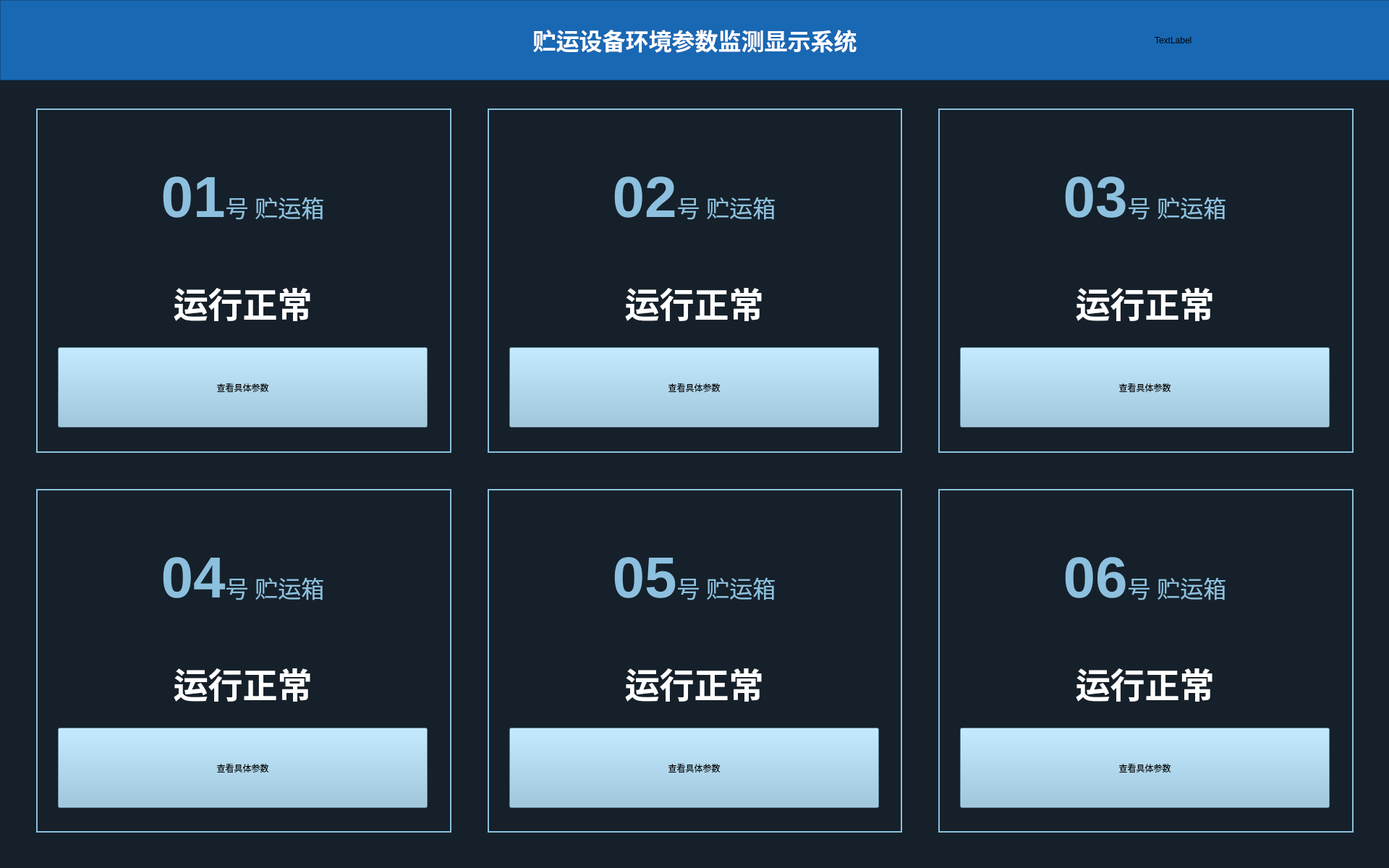
<?xml version="1.0" encoding="UTF-8"?>
<ui version="4.0">
 <class>MainWindow</class>
 <widget class="QMainWindow" name="MainWindow">
  <property name="geometry">
   <rect>
    <x>0</x>
    <y>0</y>
    <width>1920</width>
    <height>1200</height>
   </rect>
  </property>
  <property name="windowTitle">
   <string>MainWindow</string>
  </property>
  <property name="styleSheet">
   <string notr="true">background-color: rgb(21, 32, 42);</string>
  </property>
  <widget class="QWidget" name="centralwidget">
   <widget class="QFrame" name="frame">
    <property name="geometry">
     <rect>
      <x>0</x>
      <y>0</y>
      <width>1921</width>
      <height>111</height>
     </rect>
    </property>
    <property name="styleSheet">
     <string notr="true">background-color: rgb(25, 104, 179);</string>
    </property>
    <property name="frameShape">
     <enum>QFrame::StyledPanel</enum>
    </property>
    <property name="frameShadow">
     <enum>QFrame::Raised</enum>
    </property>
    <layout class="QHBoxLayout" name="horizontalLayout_2" stretch="1,4,1">
     <item>
      <widget class="QLabel" name="label_4">
       <property name="styleSheet">
        <string notr="true">image: url(:/jpg/images/logo.png);</string>
       </property>
       <property name="text">
        <string/>
       </property>
      </widget>
     </item>
     <item>
      <widget class="QLabel" name="label_5">
       <property name="font">
        <font>
         <family>黑体</family>
        </font>
       </property>
       <property name="styleSheet">
        <string notr="true"/>
       </property>
       <property name="text">
        <string>&lt;html&gt;&lt;head/&gt;&lt;body&gt;&lt;p&gt;&lt;span style=&quot; font-size:24pt; font-weight:600; color:#ffffff;&quot;&gt;贮运设备环境参数监测显示系统&lt;/span&gt;&lt;/p&gt;&lt;/body&gt;&lt;/html&gt;</string>
       </property>
       <property name="scaledContents">
        <bool>false</bool>
       </property>
       <property name="alignment">
        <set>Qt::AlignCenter</set>
       </property>
      </widget>
     </item>
     <item>
      <widget class="QLabel" name="label_6">
       <property name="text">
        <string>TextLabel</string>
       </property>
      </widget>
     </item>
    </layout>
   </widget>
   <widget class="QWidget" name="gridLayoutWidget">
    <property name="geometry">
     <rect>
      <x>50</x>
      <y>150</y>
      <width>1821</width>
      <height>1001</height>
     </rect>
    </property>
    <layout class="QGridLayout" name="gridLayout">
     <property name="spacing">
      <number>50</number>
     </property>
     <item row="0" column="1">
      <widget class="QFrame" name="frame_3">
       <property name="styleSheet">
        <string notr="true">color: rgb(140, 192, 222);</string>
       </property>
       <property name="frameShape">
        <enum>QFrame::Panel</enum>
       </property>
       <property name="frameShadow">
        <enum>QFrame::Plain</enum>
       </property>
       <property name="lineWidth">
        <number>2</number>
       </property>
       <widget class="QWidget" name="verticalLayoutWidget_2">
        <property name="geometry">
         <rect>
          <x>30</x>
          <y>40</y>
          <width>511</width>
          <height>401</height>
         </rect>
        </property>
        <layout class="QVBoxLayout" name="verticalLayout_2" stretch="3,2,2">
         <item>
          <widget class="QLabel" name="label_3">
           <property name="sizePolicy">
            <sizepolicy hsizetype="Preferred" vsizetype="Expanding">
             <horstretch>0</horstretch>
             <verstretch>0</verstretch>
            </sizepolicy>
           </property>
           <property name="text">
            <string>&lt;html&gt;&lt;head/&gt;&lt;body&gt;&lt;p&gt;&lt;span style=&quot; font-size:60pt; font-weight:1000;&quot;&gt;02&lt;/span&gt;&lt;span style=&quot; font-size:24pt; font-weight:100;&quot;&gt;号 贮运箱&lt;/span&gt;&lt;/p&gt;&lt;/body&gt;&lt;/html&gt;</string>
           </property>
           <property name="alignment">
            <set>Qt::AlignCenter</set>
           </property>
          </widget>
         </item>
         <item>
          <widget class="QLabel" name="label_7">
           <property name="sizePolicy">
            <sizepolicy hsizetype="Preferred" vsizetype="Expanding">
             <horstretch>0</horstretch>
             <verstretch>0</verstretch>
            </sizepolicy>
           </property>
           <property name="styleSheet">
            <string notr="true">color: rgb(255, 255, 255);</string>
           </property>
           <property name="text">
            <string>&lt;html&gt;&lt;head/&gt;&lt;body&gt;&lt;p align=&quot;center&quot;&gt;&lt;span style=&quot; font-size:36pt; font-weight:600;&quot;&gt;运行正常&lt;/span&gt;&lt;/p&gt;&lt;/body&gt;&lt;/html&gt;</string>
           </property>
          </widget>
         </item>
         <item>
          <widget class="QPushButton" name="pushButton_2">
           <property name="sizePolicy">
            <sizepolicy hsizetype="Minimum" vsizetype="Expanding">
             <horstretch>0</horstretch>
             <verstretch>0</verstretch>
            </sizepolicy>
           </property>
           <property name="styleSheet">
            <string notr="true">background-color: rgb(140, 192, 222);
font: 20pt &quot;黑体&quot;;
color: rgb(0, 0, 0);</string>
           </property>
           <property name="text">
            <string>查看具体参数</string>
           </property>
          </widget>
         </item>
        </layout>
       </widget>
      </widget>
     </item>
     <item row="0" column="0">
      <widget class="QFrame" name="frame_2">
       <property name="styleSheet">
        <string notr="true">color: rgb(140, 192, 222);</string>
       </property>
       <property name="frameShape">
        <enum>QFrame::Panel</enum>
       </property>
       <property name="frameShadow">
        <enum>QFrame::Plain</enum>
       </property>
       <property name="lineWidth">
        <number>2</number>
       </property>
       <widget class="QWidget" name="verticalLayoutWidget">
        <property name="geometry">
         <rect>
          <x>30</x>
          <y>40</y>
          <width>511</width>
          <height>401</height>
         </rect>
        </property>
        <layout class="QVBoxLayout" name="verticalLayout" stretch="3,2,2">
         <item>
          <widget class="QLabel" name="label">
           <property name="sizePolicy">
            <sizepolicy hsizetype="Preferred" vsizetype="Expanding">
             <horstretch>0</horstretch>
             <verstretch>0</verstretch>
            </sizepolicy>
           </property>
           <property name="text">
            <string>&lt;html&gt;&lt;head/&gt;&lt;body&gt;&lt;p&gt;&lt;span style=&quot; font-size:60pt; font-weight:1000;&quot;&gt;01&lt;/span&gt;&lt;span style=&quot; font-size:24pt; font-weight:100;&quot;&gt;号 贮运箱&lt;/span&gt;&lt;/p&gt;&lt;/body&gt;&lt;/html&gt;</string>
           </property>
           <property name="alignment">
            <set>Qt::AlignCenter</set>
           </property>
          </widget>
         </item>
         <item>
          <widget class="QLabel" name="label_2">
           <property name="sizePolicy">
            <sizepolicy hsizetype="Preferred" vsizetype="Expanding">
             <horstretch>0</horstretch>
             <verstretch>0</verstretch>
            </sizepolicy>
           </property>
           <property name="styleSheet">
            <string notr="true">color: rgb(255, 255, 255);</string>
           </property>
           <property name="text">
            <string>&lt;html&gt;&lt;head/&gt;&lt;body&gt;&lt;p align=&quot;center&quot;&gt;&lt;span style=&quot; font-size:36pt; font-weight:600;&quot;&gt;运行正常&lt;/span&gt;&lt;/p&gt;&lt;/body&gt;&lt;/html&gt;</string>
           </property>
          </widget>
         </item>
         <item>
          <widget class="QPushButton" name="pushButton">
           <property name="sizePolicy">
            <sizepolicy hsizetype="Minimum" vsizetype="Minimum">
             <horstretch>0</horstretch>
             <verstretch>0</verstretch>
            </sizepolicy>
           </property>
           <property name="sizeIncrement">
            <size>
             <width>0</width>
             <height>0</height>
            </size>
           </property>
           <property name="styleSheet">
            <string notr="true">background-color: rgb(140, 192, 222);
font: 20pt &quot;黑体&quot;;
color: rgb(0, 0, 0);</string>
           </property>
           <property name="text">
            <string>查看具体参数</string>
           </property>
          </widget>
         </item>
        </layout>
       </widget>
      </widget>
     </item>
     <item row="0" column="2">
      <widget class="QFrame" name="frame_4">
       <property name="styleSheet">
        <string notr="true">color: rgb(140, 192, 222);</string>
       </property>
       <property name="frameShape">
        <enum>QFrame::Panel</enum>
       </property>
       <property name="frameShadow">
        <enum>QFrame::Plain</enum>
       </property>
       <property name="lineWidth">
        <number>2</number>
       </property>
       <widget class="QWidget" name="verticalLayoutWidget_3">
        <property name="geometry">
         <rect>
          <x>30</x>
          <y>40</y>
          <width>511</width>
          <height>401</height>
         </rect>
        </property>
        <layout class="QVBoxLayout" name="verticalLayout_3" stretch="3,2,2">
         <item>
          <widget class="QLabel" name="label_8">
           <property name="sizePolicy">
            <sizepolicy hsizetype="Preferred" vsizetype="Expanding">
             <horstretch>0</horstretch>
             <verstretch>0</verstretch>
            </sizepolicy>
           </property>
           <property name="text">
            <string>&lt;html&gt;&lt;head/&gt;&lt;body&gt;&lt;p&gt;&lt;span style=&quot; font-size:60pt; font-weight:1000;&quot;&gt;03&lt;/span&gt;&lt;span style=&quot; font-size:24pt; font-weight:100;&quot;&gt;号 贮运箱&lt;/span&gt;&lt;/p&gt;&lt;/body&gt;&lt;/html&gt;</string>
           </property>
           <property name="alignment">
            <set>Qt::AlignCenter</set>
           </property>
          </widget>
         </item>
         <item>
          <widget class="QLabel" name="label_9">
           <property name="sizePolicy">
            <sizepolicy hsizetype="Preferred" vsizetype="Expanding">
             <horstretch>0</horstretch>
             <verstretch>0</verstretch>
            </sizepolicy>
           </property>
           <property name="styleSheet">
            <string notr="true">color: rgb(255, 255, 255);</string>
           </property>
           <property name="text">
            <string>&lt;html&gt;&lt;head/&gt;&lt;body&gt;&lt;p align=&quot;center&quot;&gt;&lt;span style=&quot; font-size:36pt; font-weight:600;&quot;&gt;运行正常&lt;/span&gt;&lt;/p&gt;&lt;/body&gt;&lt;/html&gt;</string>
           </property>
          </widget>
         </item>
         <item>
          <widget class="QPushButton" name="pushButton_3">
           <property name="sizePolicy">
            <sizepolicy hsizetype="Minimum" vsizetype="Expanding">
             <horstretch>0</horstretch>
             <verstretch>0</verstretch>
            </sizepolicy>
           </property>
           <property name="styleSheet">
            <string notr="true">background-color: rgb(140, 192, 222);
font: 20pt &quot;黑体&quot;;
color: rgb(0, 0, 0);</string>
           </property>
           <property name="text">
            <string>查看具体参数</string>
           </property>
          </widget>
         </item>
        </layout>
       </widget>
      </widget>
     </item>
     <item row="1" column="0">
      <widget class="QFrame" name="frame_5">
       <property name="styleSheet">
        <string notr="true">color: rgb(140, 192, 222);</string>
       </property>
       <property name="frameShape">
        <enum>QFrame::Panel</enum>
       </property>
       <property name="frameShadow">
        <enum>QFrame::Plain</enum>
       </property>
       <property name="lineWidth">
        <number>2</number>
       </property>
       <widget class="QWidget" name="verticalLayoutWidget_4">
        <property name="geometry">
         <rect>
          <x>30</x>
          <y>40</y>
          <width>511</width>
          <height>401</height>
         </rect>
        </property>
        <layout class="QVBoxLayout" name="verticalLayout_4" stretch="3,2,2">
         <item>
          <widget class="QLabel" name="label_10">
           <property name="sizePolicy">
            <sizepolicy hsizetype="Preferred" vsizetype="Expanding">
             <horstretch>0</horstretch>
             <verstretch>0</verstretch>
            </sizepolicy>
           </property>
           <property name="text">
            <string>&lt;html&gt;&lt;head/&gt;&lt;body&gt;&lt;p&gt;&lt;span style=&quot; font-size:60pt; font-weight:1000;&quot;&gt;04&lt;/span&gt;&lt;span style=&quot; font-size:24pt; font-weight:100;&quot;&gt;号 贮运箱&lt;/span&gt;&lt;/p&gt;&lt;/body&gt;&lt;/html&gt;</string>
           </property>
           <property name="alignment">
            <set>Qt::AlignCenter</set>
           </property>
          </widget>
         </item>
         <item>
          <widget class="QLabel" name="label_11">
           <property name="sizePolicy">
            <sizepolicy hsizetype="Preferred" vsizetype="Expanding">
             <horstretch>0</horstretch>
             <verstretch>0</verstretch>
            </sizepolicy>
           </property>
           <property name="styleSheet">
            <string notr="true">color: rgb(255, 255, 255);</string>
           </property>
           <property name="text">
            <string>&lt;html&gt;&lt;head/&gt;&lt;body&gt;&lt;p align=&quot;center&quot;&gt;&lt;span style=&quot; font-size:36pt; font-weight:600;&quot;&gt;运行正常&lt;/span&gt;&lt;/p&gt;&lt;/body&gt;&lt;/html&gt;</string>
           </property>
          </widget>
         </item>
         <item>
          <widget class="QPushButton" name="pushButton_4">
           <property name="sizePolicy">
            <sizepolicy hsizetype="Minimum" vsizetype="Expanding">
             <horstretch>0</horstretch>
             <verstretch>0</verstretch>
            </sizepolicy>
           </property>
           <property name="styleSheet">
            <string notr="true">background-color: rgb(140, 192, 222);
font: 20pt &quot;黑体&quot;;
color: rgb(0, 0, 0);</string>
           </property>
           <property name="text">
            <string>查看具体参数</string>
           </property>
          </widget>
         </item>
        </layout>
       </widget>
      </widget>
     </item>
     <item row="1" column="1">
      <widget class="QFrame" name="frame_6">
       <property name="styleSheet">
        <string notr="true">color: rgb(140, 192, 222);</string>
       </property>
       <property name="frameShape">
        <enum>QFrame::Panel</enum>
       </property>
       <property name="frameShadow">
        <enum>QFrame::Plain</enum>
       </property>
       <property name="lineWidth">
        <number>2</number>
       </property>
       <widget class="QWidget" name="verticalLayoutWidget_5">
        <property name="geometry">
         <rect>
          <x>30</x>
          <y>40</y>
          <width>511</width>
          <height>401</height>
         </rect>
        </property>
        <layout class="QVBoxLayout" name="verticalLayout_5" stretch="3,2,2">
         <item>
          <widget class="QLabel" name="label_12">
           <property name="sizePolicy">
            <sizepolicy hsizetype="Preferred" vsizetype="Expanding">
             <horstretch>0</horstretch>
             <verstretch>0</verstretch>
            </sizepolicy>
           </property>
           <property name="text">
            <string>&lt;html&gt;&lt;head/&gt;&lt;body&gt;&lt;p&gt;&lt;span style=&quot; font-size:60pt; font-weight:1000;&quot;&gt;05&lt;/span&gt;&lt;span style=&quot; font-size:24pt; font-weight:100;&quot;&gt;号 贮运箱&lt;/span&gt;&lt;/p&gt;&lt;/body&gt;&lt;/html&gt;</string>
           </property>
           <property name="alignment">
            <set>Qt::AlignCenter</set>
           </property>
          </widget>
         </item>
         <item>
          <widget class="QLabel" name="label_13">
           <property name="sizePolicy">
            <sizepolicy hsizetype="Preferred" vsizetype="Expanding">
             <horstretch>0</horstretch>
             <verstretch>0</verstretch>
            </sizepolicy>
           </property>
           <property name="styleSheet">
            <string notr="true">color: rgb(255, 255, 255);</string>
           </property>
           <property name="text">
            <string>&lt;html&gt;&lt;head/&gt;&lt;body&gt;&lt;p align=&quot;center&quot;&gt;&lt;span style=&quot; font-size:36pt; font-weight:600;&quot;&gt;运行正常&lt;/span&gt;&lt;/p&gt;&lt;/body&gt;&lt;/html&gt;</string>
           </property>
          </widget>
         </item>
         <item>
          <widget class="QPushButton" name="pushButton_5">
           <property name="sizePolicy">
            <sizepolicy hsizetype="Minimum" vsizetype="Expanding">
             <horstretch>0</horstretch>
             <verstretch>0</verstretch>
            </sizepolicy>
           </property>
           <property name="styleSheet">
            <string notr="true">background-color: rgb(140, 192, 222);
font: 20pt &quot;黑体&quot;;
color: rgb(0, 0, 0);</string>
           </property>
           <property name="text">
            <string>查看具体参数</string>
           </property>
          </widget>
         </item>
        </layout>
       </widget>
      </widget>
     </item>
     <item row="1" column="2">
      <widget class="QFrame" name="frame_7">
       <property name="styleSheet">
        <string notr="true">color: rgb(140, 192, 222);</string>
       </property>
       <property name="frameShape">
        <enum>QFrame::Panel</enum>
       </property>
       <property name="frameShadow">
        <enum>QFrame::Plain</enum>
       </property>
       <property name="lineWidth">
        <number>2</number>
       </property>
       <widget class="QWidget" name="verticalLayoutWidget_6">
        <property name="geometry">
         <rect>
          <x>30</x>
          <y>40</y>
          <width>511</width>
          <height>401</height>
         </rect>
        </property>
        <layout class="QVBoxLayout" name="verticalLayout_6" stretch="3,2,2">
         <item>
          <widget class="QLabel" name="label_14">
           <property name="sizePolicy">
            <sizepolicy hsizetype="Preferred" vsizetype="Expanding">
             <horstretch>0</horstretch>
             <verstretch>0</verstretch>
            </sizepolicy>
           </property>
           <property name="text">
            <string>&lt;html&gt;&lt;head/&gt;&lt;body&gt;&lt;p&gt;&lt;span style=&quot; font-size:60pt; font-weight:1000;&quot;&gt;06&lt;/span&gt;&lt;span style=&quot; font-size:24pt; font-weight:100;&quot;&gt;号 贮运箱&lt;/span&gt;&lt;/p&gt;&lt;/body&gt;&lt;/html&gt;</string>
           </property>
           <property name="alignment">
            <set>Qt::AlignCenter</set>
           </property>
          </widget>
         </item>
         <item>
          <widget class="QLabel" name="label_15">
           <property name="sizePolicy">
            <sizepolicy hsizetype="Preferred" vsizetype="Expanding">
             <horstretch>0</horstretch>
             <verstretch>0</verstretch>
            </sizepolicy>
           </property>
           <property name="styleSheet">
            <string notr="true">color: rgb(255, 255, 255);</string>
           </property>
           <property name="text">
            <string>&lt;html&gt;&lt;head/&gt;&lt;body&gt;&lt;p align=&quot;center&quot;&gt;&lt;span style=&quot; font-size:36pt; font-weight:600;&quot;&gt;运行正常&lt;/span&gt;&lt;/p&gt;&lt;/body&gt;&lt;/html&gt;</string>
           </property>
          </widget>
         </item>
         <item>
          <widget class="QPushButton" name="pushButton_6">
           <property name="sizePolicy">
            <sizepolicy hsizetype="Minimum" vsizetype="Expanding">
             <horstretch>0</horstretch>
             <verstretch>0</verstretch>
            </sizepolicy>
           </property>
           <property name="styleSheet">
            <string notr="true">background-color: rgb(140, 192, 222);
font: 20pt &quot;黑体&quot;;
color: rgb(0, 0, 0);</string>
           </property>
           <property name="text">
            <string>查看具体参数</string>
           </property>
           <property name="autoDefault">
            <bool>false</bool>
           </property>
           <property name="default">
            <bool>false</bool>
           </property>
           <property name="flat">
            <bool>false</bool>
           </property>
          </widget>
         </item>
        </layout>
       </widget>
      </widget>
     </item>
    </layout>
   </widget>
  </widget>
 </widget>
 <resources>
  <include location="../images_mainWindow.qrc"/>
 </resources>
 <connections/>
</ui>
